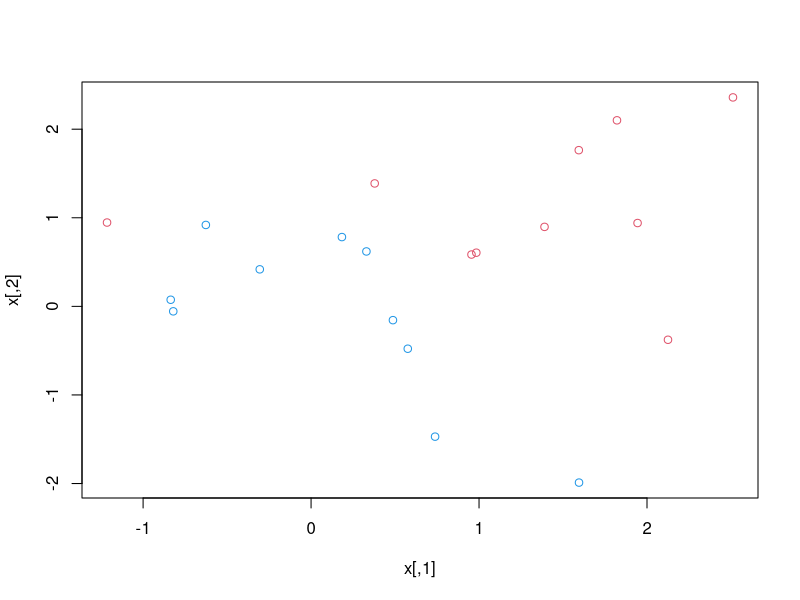
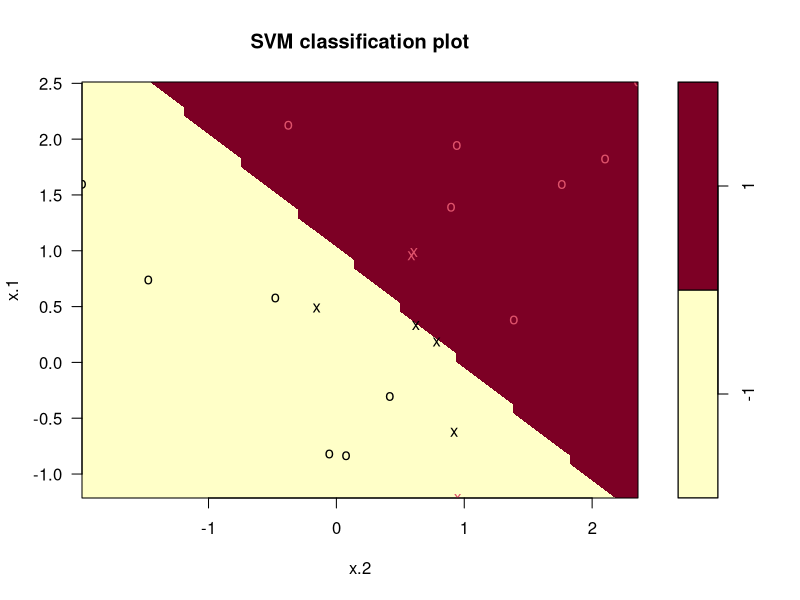
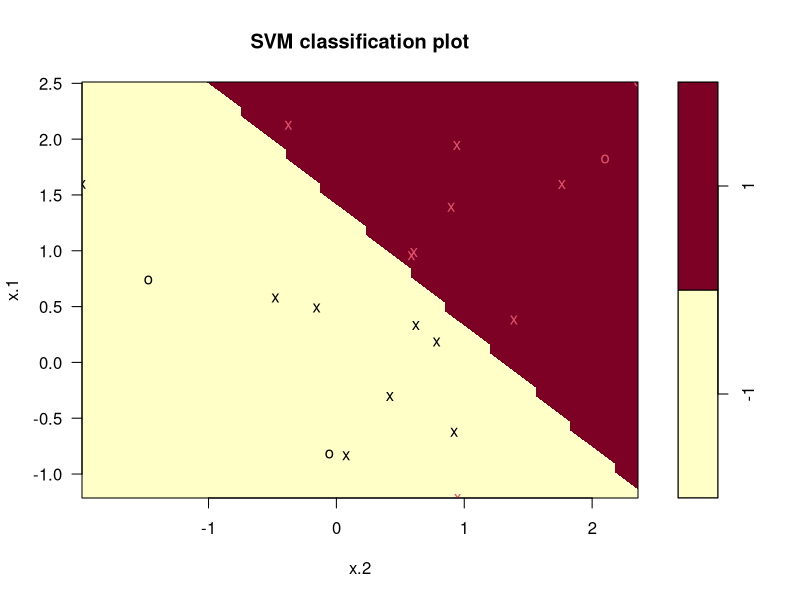
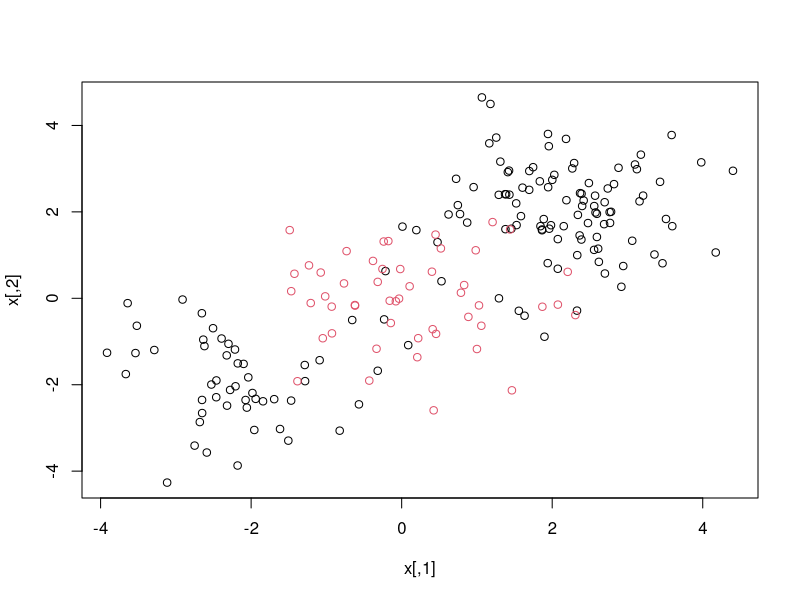
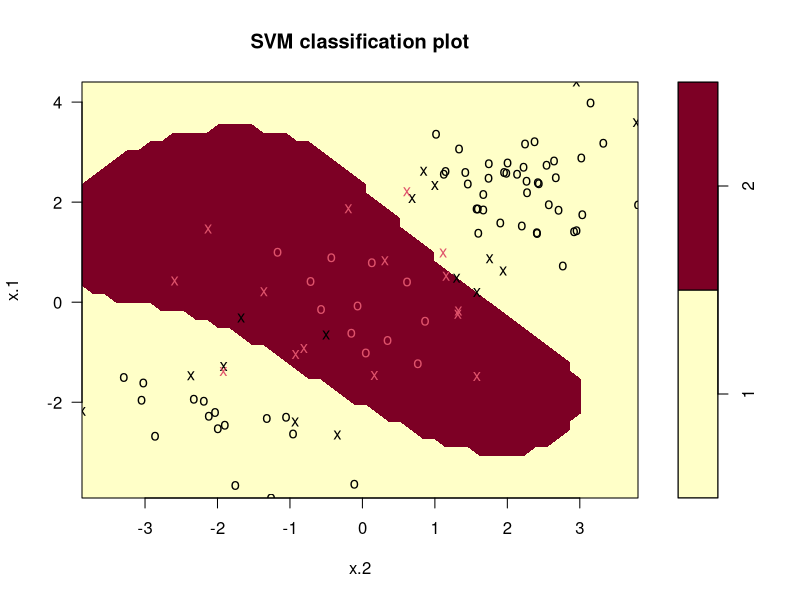
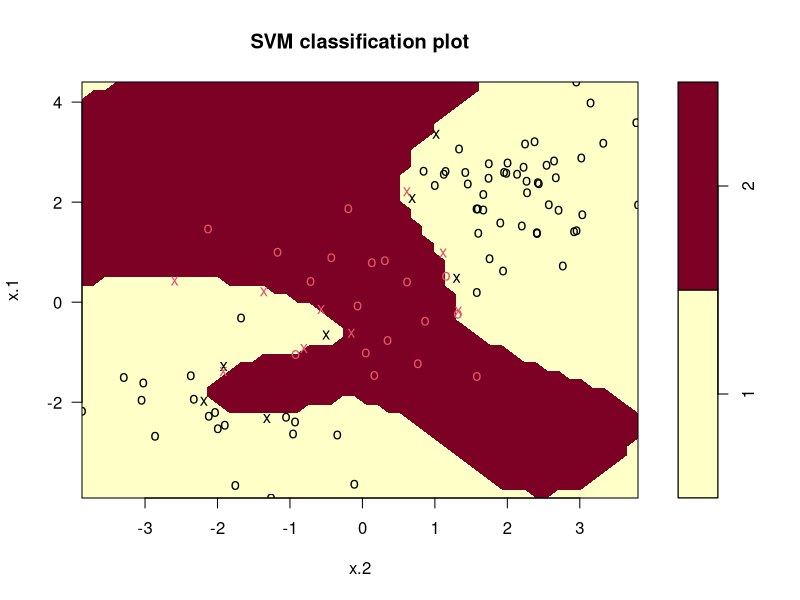

Source code (R) for these figures, in order:

# Lab: Support Vector Machines


## Support Vector Classifier with linear Kernel

### data preparation
set.seed(1)
x <- matrix(rnorm(40), ncol = 2)
x
y <- c(rep(-1, 10), rep(1, 10))
y
x[y == 1, ] <- x[y == 1, ] + 1
x
plot(x, col = (3 - y))
dat <- data.frame(x = x, y = as.factor(y))
library(e1071)
svmfit <- svm(y ~ ., data = dat, kernel = "linear", 
              cost = 10, scale = FALSE)
plot(svmfit, dat)
svmfit$index
summary(svmfit)
svmfit <- svm(y ~ ., data = dat, kernel = "linear", 
              cost = 0.1, scale = FALSE)
plot(svmfit, dat)
svmfit$index
set.seed(1)
tune.out <- tune(svm, y ~ ., data = dat, kernel = "linear", 
                 ranges = list(cost = c(0.001, 0.01, 0.1, 1, 5, 10, 100)))
###
summary(tune.out)
###
bestmod <- tune.out$best.model
summary(bestmod)
###
xtest <- matrix(rnorm(40), ncol = 2)
ytest <- sample(c(-1, 1), 20, rep = TRUE)
xtest[ytest == 1, ] <- xtest[ytest == 1, ] + 1
testdat <- data.frame(x = xtest, y = as.factor(ytest))
###
ypred <- predict(bestmod, testdat)
table(predict = ypred, truth = testdat$y)
###
svmfit <- svm(y ~ ., data = dat, kernel = "linear", 
              cost = .01, scale = FALSE)
ypred <- predict(svmfit, testdat)
table(predict = ypred, truth = testdat$y)


## Support Vector Machine with nob-linear Kernel

###
set.seed(1)
x <- matrix(rnorm(200 * 2), ncol = 2)
x[1:100, ] <- x[1:100, ] + 2
x[101:150, ] <- x[101:150, ] - 2
y <- c(rep(1, 150), rep(2, 50))

dat <- data.frame(x = x, y = as.factor(y))
plot(x, col = y)
train <- sample(200, 100)
svmfit <- svm(y ~ ., data = dat[train, ], kernel = "radial",  
              gamma = 1, cost = 1)
plot(svmfit, dat[train, ])
summary(svmfit)
svmfit <- svm(y ~ ., data = dat[train, ], kernel = "radial", 
              gamma = 1, cost = 1e5)
plot(svmfit, dat[train, ])
set.seed(1)
tune.out <- tune(svm, y ~ ., data = dat[train, ], 
                 kernel = "radial", 
                 ranges = list(
                   cost = c(0.1, 1, 10, 100, 1000),
                   gamma = c(0.5, 1, 2, 3, 4)
                 )
)
summary(tune.out)
table(
  true = dat[-train, "y"], 
  pred = predict(
    tune.out$best.model, newdata = dat[-train, ]
  )
)



